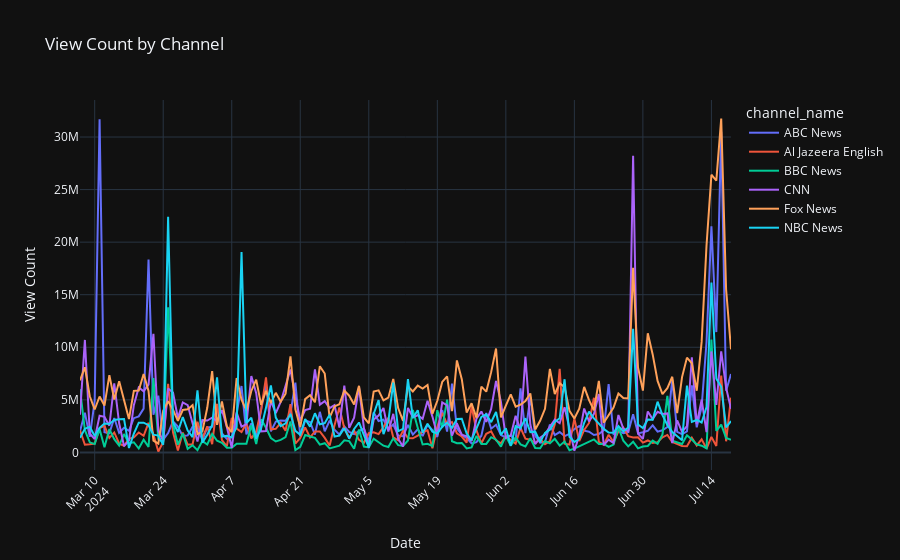
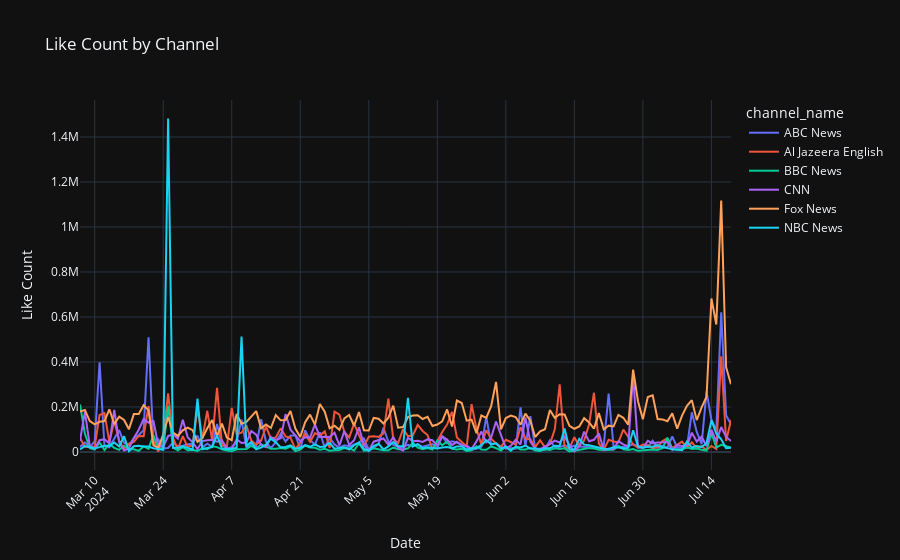
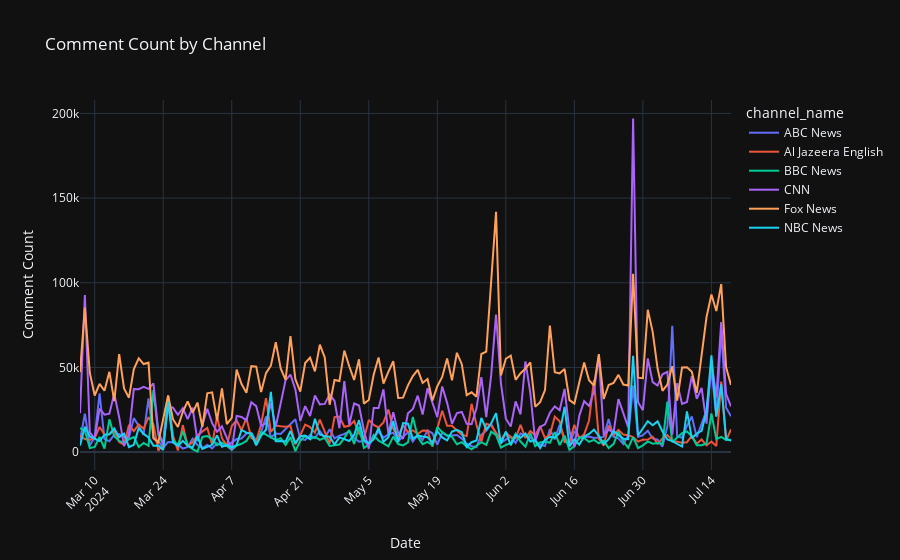

These figures' notebook cell, in order:
### Code cell
import plotly.express as px
import pandas as pd

# Assuming df is a pandas DataFrame with relevant data
# Ensure the 'Date' column is in datetime format
df['Date'] = pd.to_datetime(df['published_at']).dt.date
df['view_count'] = df['view_count'].fillna(0).astype(int)
df['like_count'] = df['like_count'].fillna(0).astype(int)
df['comment_count'] = df['comment_count'].fillna(0).astype(int)

# Group data by Date and channel_name
grouped_df = df.groupby(['Date', 'channel_name']).sum().reset_index()

# Plot View Count by Channel
fig_view = px.line(grouped_df, x='Date', y='view_count', color='channel_name', title='View Count by Channel')
fig_view.update_layout(xaxis_title='Date', yaxis_title='View Count', xaxis=dict(tickangle=-45))
fig_view.show()

# Plot Like Count by Channel
fig_like = px.line(grouped_df, x='Date', y='like_count', color='channel_name', title='Like Count by Channel')
fig_like.update_layout(xaxis_title='Date', yaxis_title='Like Count', xaxis=dict(tickangle=-45))
fig_like.show()

# Plot Comment Count by Channel
fig_comment = px.line(grouped_df, x='Date', y='comment_count', color='channel_name', title='Comment Count by Channel')
fig_comment.update_layout(xaxis_title='Date', yaxis_title='Comment Count', xaxis=dict(tickangle=-45))
fig_comment.show()

### Figure 1 — Plotly figure (JSON) as saved in the notebook; plotly's stock layout.template omitted (floating-point values rounded to 4 significant figures; data arrays with more than 128 entries replaced by an {"elided": "..."} marker saying what was removed)
{"data": [{"hovertemplate": "channel_name=ABC News<br>Date=%{x}<br>view_count=%{y}<extra></extra>", "legendgroup": "ABC News", "line": {"color": "#636efa", "dash": "solid"}, "marker": {"symbol": "circle"}, "mode": "lines", "name": "ABC News", "orientation": "v", "showlegend": true, "x": {"elided": "134 str values"}, "xaxis": "x", "y": {"elided": "134 int values"}, "yaxis": "y", "type": "scatter"}, {"hovertemplate": "channel_name=Al Jazeera English<br>Date=%{x}<br>view_count=%{y}<extra></extra>", "legendgroup": "Al Jazeera English", "line": {"color": "#EF553B", "dash": "solid"}, "marker": {"symbol": "circle"}, "mode": "lines", "name": "Al Jazeera English", "orientation": "v", "showlegend": true, "x": {"elided": "133 str values"}, "xaxis": "x", "y": {"elided": "133 int values"}, "yaxis": "y", "type": "scatter"}, {"hovertemplate": "channel_name=BBC News<br>Date=%{x}<br>view_count=%{y}<extra></extra>", "legendgroup": "BBC News", "line": {"color": "#00cc96", "dash": "solid"}, "marker": {"symbol": "circle"}, "mode": "lines", "name": "BBC News", "orientation": "v", "showlegend": true, "x": {"elided": "133 str values"}, "xaxis": "x", "y": {"elided": "133 int values"}, "yaxis": "y", "type": "scatter"}, {"hovertemplate": "channel_name=CNN<br>Date=%{x}<br>view_count=%{y}<extra></extra>", "legendgroup": "CNN", "line": {"color": "#ab63fa", "dash": "solid"}, "marker": {"symbol": "circle"}, "mode": "lines", "name": "CNN", "orientation": "v", "showlegend": true, "x": {"elided": "134 str values"}, "xaxis": "x", "y": {"elided": "134 int values"}, "yaxis": "y", "type": "scatter"}, {"hovertemplate": "channel_name=Fox News<br>Date=%{x}<br>view_count=%{y}<extra></extra>", "legendgroup": "Fox News", "line": {"color": "#FFA15A", "dash": "solid"}, "marker": {"symbol": "circle"}, "mode": "lines", "name": "Fox News", "orientation": "v", "showlegend": true, "x": {"elided": "134 str values"}, "xaxis": "x", "y": {"elided": "134 int values"}, "yaxis": "y", "type": "scatter"}, {"hovertemplate": "channel_name=NBC News<br>Date=%{x}<br>view_count=%{y}<extra></extra>", "legendgroup": "NBC News", "line": {"color": "#19d3f3", "dash": "solid"}, "marker": {"symbol": "circle"}, "mode": "lines", "name": "NBC News", "orientation": "v", "showlegend": true, "x": {"elided": "133 str values"}, "xaxis": "x", "y": {"elided": "133 int values"}, "yaxis": "y", "type": "scatter"}], "layout": {"xaxis": {"anchor": "y", "domain": [0.0, 1.0], "title": {"text": "Date"}, "tickangle": -45}, "yaxis": {"anchor": "x", "domain": [0.0, 1.0], "title": {"text": "View Count"}}, "legend": {"title": {"text": "channel_name"}, "tracegroupgap": 0}, "title": {"text": "View Count by Channel"}}}

### Figure 2 — Plotly figure (JSON) as saved in the notebook; plotly's stock layout.template omitted (floating-point values rounded to 4 significant figures; data arrays with more than 128 entries replaced by an {"elided": "..."} marker saying what was removed)
{"data": [{"hovertemplate": "channel_name=ABC News<br>Date=%{x}<br>like_count=%{y}<extra></extra>", "legendgroup": "ABC News", "line": {"color": "#636efa", "dash": "solid"}, "marker": {"symbol": "circle"}, "mode": "lines", "name": "ABC News", "orientation": "v", "showlegend": true, "x": {"elided": "134 str values"}, "xaxis": "x", "y": {"elided": "134 int values"}, "yaxis": "y", "type": "scatter"}, {"hovertemplate": "channel_name=Al Jazeera English<br>Date=%{x}<br>like_count=%{y}<extra></extra>", "legendgroup": "Al Jazeera English", "line": {"color": "#EF553B", "dash": "solid"}, "marker": {"symbol": "circle"}, "mode": "lines", "name": "Al Jazeera English", "orientation": "v", "showlegend": true, "x": {"elided": "133 str values"}, "xaxis": "x", "y": {"elided": "133 int values"}, "yaxis": "y", "type": "scatter"}, {"hovertemplate": "channel_name=BBC News<br>Date=%{x}<br>like_count=%{y}<extra></extra>", "legendgroup": "BBC News", "line": {"color": "#00cc96", "dash": "solid"}, "marker": {"symbol": "circle"}, "mode": "lines", "name": "BBC News", "orientation": "v", "showlegend": true, "x": {"elided": "133 str values"}, "xaxis": "x", "y": {"elided": "133 int values"}, "yaxis": "y", "type": "scatter"}, {"hovertemplate": "channel_name=CNN<br>Date=%{x}<br>like_count=%{y}<extra></extra>", "legendgroup": "CNN", "line": {"color": "#ab63fa", "dash": "solid"}, "marker": {"symbol": "circle"}, "mode": "lines", "name": "CNN", "orientation": "v", "showlegend": true, "x": {"elided": "134 str values"}, "xaxis": "x", "y": {"elided": "134 int values"}, "yaxis": "y", "type": "scatter"}, {"hovertemplate": "channel_name=Fox News<br>Date=%{x}<br>like_count=%{y}<extra></extra>", "legendgroup": "Fox News", "line": {"color": "#FFA15A", "dash": "solid"}, "marker": {"symbol": "circle"}, "mode": "lines", "name": "Fox News", "orientation": "v", "showlegend": true, "x": {"elided": "134 str values"}, "xaxis": "x", "y": {"elided": "134 int values"}, "yaxis": "y", "type": "scatter"}, {"hovertemplate": "channel_name=NBC News<br>Date=%{x}<br>like_count=%{y}<extra></extra>", "legendgroup": "NBC News", "line": {"color": "#19d3f3", "dash": "solid"}, "marker": {"symbol": "circle"}, "mode": "lines", "name": "NBC News", "orientation": "v", "showlegend": true, "x": {"elided": "133 str values"}, "xaxis": "x", "y": {"elided": "133 int values"}, "yaxis": "y", "type": "scatter"}], "layout": {"xaxis": {"anchor": "y", "domain": [0.0, 1.0], "title": {"text": "Date"}, "tickangle": -45}, "yaxis": {"anchor": "x", "domain": [0.0, 1.0], "title": {"text": "Like Count"}}, "legend": {"title": {"text": "channel_name"}, "tracegroupgap": 0}, "title": {"text": "Like Count by Channel"}}}

### Figure 3 — Plotly figure (JSON) as saved in the notebook; plotly's stock layout.template omitted (floating-point values rounded to 4 significant figures; data arrays with more than 128 entries replaced by an {"elided": "..."} marker saying what was removed)
{"data": [{"hovertemplate": "channel_name=ABC News<br>Date=%{x}<br>comment_count=%{y}<extra></extra>", "legendgroup": "ABC News", "line": {"color": "#636efa", "dash": "solid"}, "marker": {"symbol": "circle"}, "mode": "lines", "name": "ABC News", "orientation": "v", "showlegend": true, "x": {"elided": "134 str values"}, "xaxis": "x", "y": {"elided": "134 int values"}, "yaxis": "y", "type": "scatter"}, {"hovertemplate": "channel_name=Al Jazeera English<br>Date=%{x}<br>comment_count=%{y}<extra></extra>", "legendgroup": "Al Jazeera English", "line": {"color": "#EF553B", "dash": "solid"}, "marker": {"symbol": "circle"}, "mode": "lines", "name": "Al Jazeera English", "orientation": "v", "showlegend": true, "x": {"elided": "133 str values"}, "xaxis": "x", "y": {"elided": "133 int values"}, "yaxis": "y", "type": "scatter"}, {"hovertemplate": "channel_name=BBC News<br>Date=%{x}<br>comment_count=%{y}<extra></extra>", "legendgroup": "BBC News", "line": {"color": "#00cc96", "dash": "solid"}, "marker": {"symbol": "circle"}, "mode": "lines", "name": "BBC News", "orientation": "v", "showlegend": true, "x": {"elided": "133 str values"}, "xaxis": "x", "y": {"elided": "133 int values"}, "yaxis": "y", "type": "scatter"}, {"hovertemplate": "channel_name=CNN<br>Date=%{x}<br>comment_count=%{y}<extra></extra>", "legendgroup": "CNN", "line": {"color": "#ab63fa", "dash": "solid"}, "marker": {"symbol": "circle"}, "mode": "lines", "name": "CNN", "orientation": "v", "showlegend": true, "x": {"elided": "134 str values"}, "xaxis": "x", "y": {"elided": "134 int values"}, "yaxis": "y", "type": "scatter"}, {"hovertemplate": "channel_name=Fox News<br>Date=%{x}<br>comment_count=%{y}<extra></extra>", "legendgroup": "Fox News", "line": {"color": "#FFA15A", "dash": "solid"}, "marker": {"symbol": "circle"}, "mode": "lines", "name": "Fox News", "orientation": "v", "showlegend": true, "x": {"elided": "134 str values"}, "xaxis": "x", "y": {"elided": "134 int values"}, "yaxis": "y", "type": "scatter"}, {"hovertemplate": "channel_name=NBC News<br>Date=%{x}<br>comment_count=%{y}<extra></extra>", "legendgroup": "NBC News", "line": {"color": "#19d3f3", "dash": "solid"}, "marker": {"symbol": "circle"}, "mode": "lines", "name": "NBC News", "orientation": "v", "showlegend": true, "x": {"elided": "133 str values"}, "xaxis": "x", "y": {"elided": "133 int values"}, "yaxis": "y", "type": "scatter"}], "layout": {"xaxis": {"anchor": "y", "domain": [0.0, 1.0], "title": {"text": "Date"}, "tickangle": -45}, "yaxis": {"anchor": "x", "domain": [0.0, 1.0], "title": {"text": "Comment Count"}}, "legend": {"title": {"text": "channel_name"}, "tracegroupgap": 0}, "title": {"text": "Comment Count by Channel"}}}
